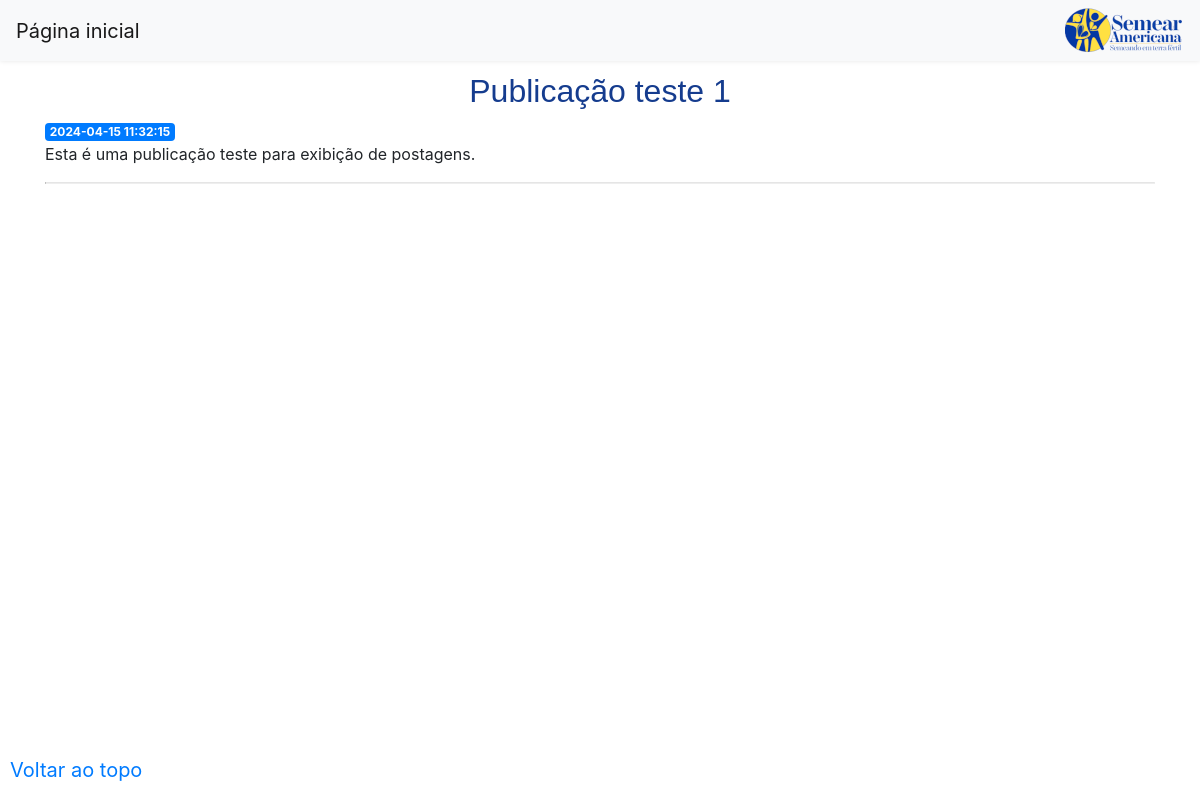
/1, run on an earlier commit of the app's database.
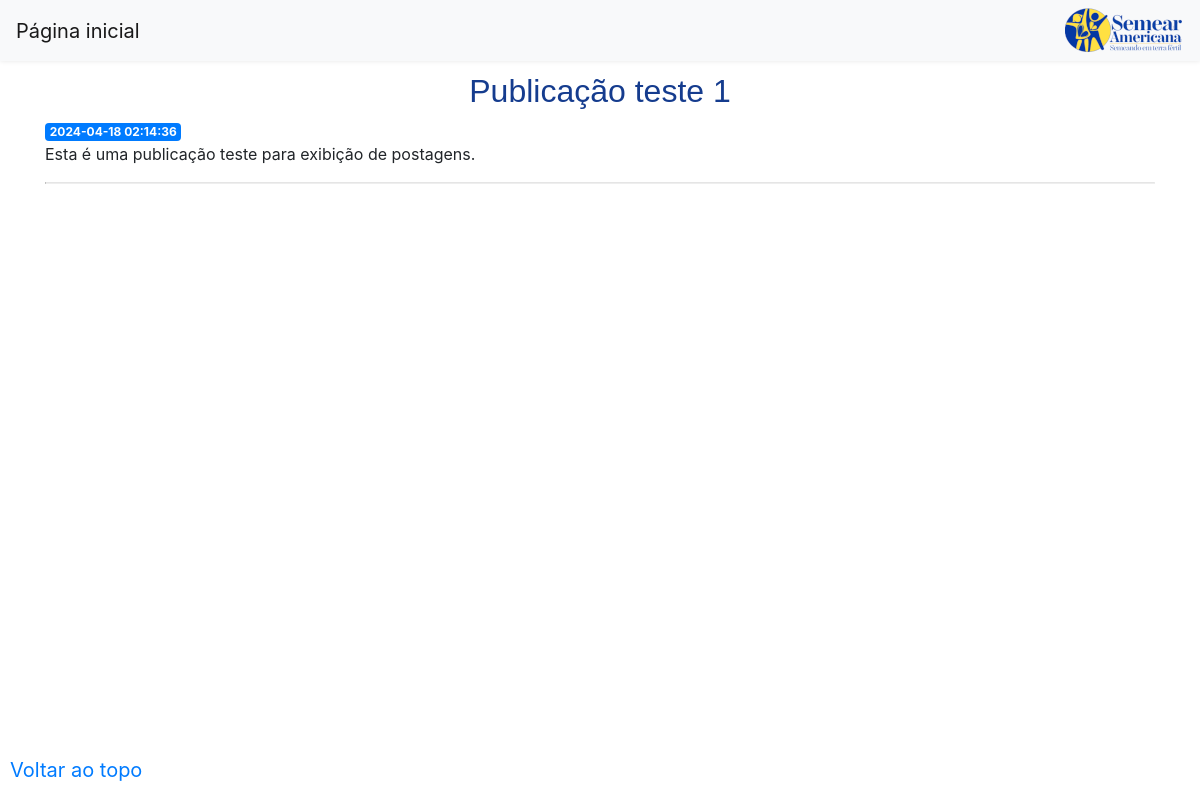
And on a later commit of the database.
### tables this page shows
CREATE TABLE posts (
    id INTEGER PRIMARY KEY AUTOINCREMENT,
    created TIMESTAMP NOT NULL DEFAULT CURRENT_TIMESTAMP,
    title TEXT NOT NULL,
    content TEXT NOT NULL
);

### app.py (the view)
@app.route('/<int:post_id>')
def post(post_id):
    post = get_post(post_id)
    return render_template('post.html', post=post)

### app.py (called while the page is built)
def get_db_connection():
    conn = sqlite3.connect('database.db')
    conn.row_factory = sqlite3.Row
    return conn

def get_post(post_id):
    conn = get_db_connection()
    post = conn.execute('SELECT * FROM posts WHERE id = ?',
                        (post_id,)).fetchone()
    conn.close()
    if post is None:
        abort(404)
    return post

### templates/post.html
{% extends 'base2.html' %}
{% block content %}
	<br><br><br>
    <h2>{% block title %} {% autoescape off %} {{ post['title'] }} {% endautoescape %} {% endblock %}</h2>
    <span class="badge badge-primary">{{ post['created'] }}</span>
    {% autoescape off %}
    <p>{{ post['content'] }}</p>
    {% endautoescape %}
{% endblock %}

What changed in the data, as far as the page shows it:
changed posts "Publicação teste 1": created "2024-04-15 11:32:15" → "2024-04-18 02:14:36"
